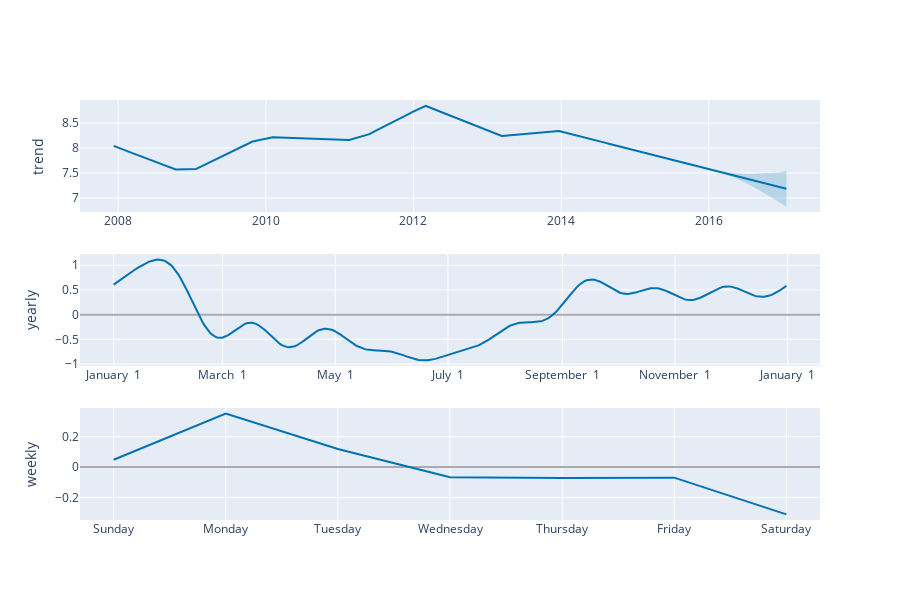

This figure's notebook cell:
### Code cell
plot_components_plotly(m, forecast)

### Figure 1 — Plotly figure (JSON) as saved in the notebook; plotly's stock layout.template omitted (floating-point values rounded to 4 significant figures; data arrays with more than 128 entries replaced by an {"elided": "..."} marker saying what was removed)
{"data": [{"line": {"color": "#0072B2", "width": 2}, "mode": "lines", "name": "trend", "type": "scatter", "x": {"elided": "3270 str values"}, "xaxis": "x", "y": {"elided": "3270 float values"}, "yaxis": "y"}, {"line": {"color": "rgba(0, 114, 178, 0.2)", "width": 0}, "mode": "lines", "name": "trend_upper", "type": "scatter", "x": {"elided": "3270 str values"}, "xaxis": "x", "y": {"elided": "3270 float values"}, "yaxis": "y"}, {"fill": "tonexty", "fillcolor": "rgba(0, 114, 178, 0.2)", "line": {"color": "rgba(0, 114, 178, 0.2)", "width": 0}, "mode": "lines", "name": "trend_lower", "type": "scatter", "x": {"elided": "3270 str values"}, "xaxis": "x", "y": {"elided": "3270 float values"}, "yaxis": "y"}, {"line": {"color": "#0072B2", "width": 2}, "mode": "lines", "name": "yearly", "type": "scatter", "x": {"elided": "365 str values"}, "xaxis": "x2", "y": {"elided": "365 float values"}, "yaxis": "y2"}, {"line": {"color": "#0072B2", "width": 2}, "mode": "lines", "name": "weekly", "type": "scatter", "x": ["2017-01-01T00:00:00", "2017-01-02T00:00:00", "2017-01-03T00:00:00", "2017-01-04T00:00:00", "2017-01-05T00:00:00", "2017-01-06T00:00:00", "2017-01-07T00:00:00"], "xaxis": "x3", "y": [0.04829, 0.3523, 0.1196, -0.06667, -0.07225, -0.06958, -0.3117], "yaxis": "y3"}], "layout": {"height": 600, "showlegend": false, "width": 900, "xaxis": {"anchor": "y", "domain": [0, 1], "range": ["2007-06-26T14:24:00", "2017-07-04T09:36:00"], "type": "date"}, "xaxis2": {"anchor": "y2", "domain": [0, 1], "range": ["2016-12-13T18:54:02.958904115", "2018-01-18T11:04:57.863013581"], "tickformat": "%B %e", "type": "date"}, "xaxis3": {"anchor": "y3", "domain": [0, 1], "range": ["2016-12-31T16:48:00", "2017-01-07T07:12:00"], "tickformat": "%A", "type": "date"}, "yaxis": {"anchor": "x", "domain": [0.7333, 1], "rangemode": "normal", "title": {"text": "trend"}, "zerolinecolor": "#AAA"}, "yaxis2": {"anchor": "x2", "domain": [0.3667, 0.6333], "title": {"text": "yearly"}, "zerolinecolor": "#AAA"}, "yaxis3": {"anchor": "x3", "domain": [0, 0.2667], "title": {"text": "weekly"}, "zerolinecolor": "#AAA"}}}
